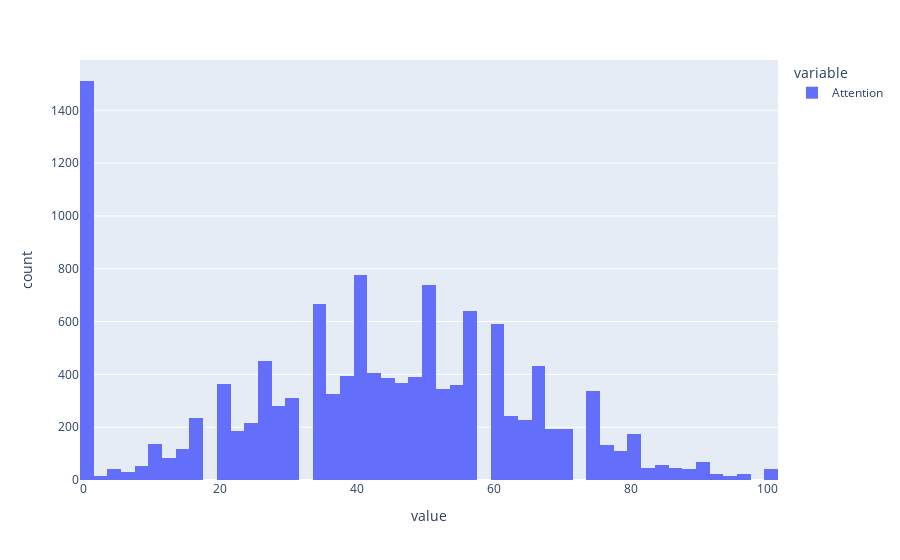

The notebook cell this image was saved under:
### Code cell
attention['Attention'].plot.hist()

### Figure 1 — Plotly figure (JSON) as saved in the notebook; plotly's stock layout.template omitted (floating-point values rounded to 4 significant figures; data arrays with more than 128 entries replaced by an {"elided": "..."} marker saying what was removed)
{"data": [{"alignmentgroup": "True", "bingroup": "x", "hovertemplate": "variable=Attention<br>value=%{x}<br>count=%{y}<extra></extra>", "legendgroup": "Attention", "marker": {"color": "#636efa"}, "name": "Attention", "offsetgroup": "Attention", "orientation": "v", "showlegend": true, "type": "histogram", "x": {"elided": "12811 int values"}, "xaxis": "x", "yaxis": "y"}], "layout": {"barmode": "relative", "legend": {"title": {"text": "variable"}, "tracegroupgap": 0}, "margin": {"t": 60}, "xaxis": {"anchor": "y", "domain": [0, 1], "title": {"text": "value"}}, "yaxis": {"anchor": "x", "domain": [0, 1], "title": {"text": "count"}}}}
